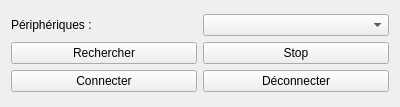
<?xml version="1.0" encoding="UTF-8"?>
<ui version="4.0">
 <class>CommunicationBluetooth</class>
 <widget class="QWidget" name="CommunicationBluetooth">
  <property name="geometry">
   <rect>
    <x>0</x>
    <y>0</y>
    <width>400</width>
    <height>107</height>
   </rect>
  </property>
  <property name="windowTitle">
   <string>Form</string>
  </property>
  <layout class="QGridLayout" name="gridLayout_2">
   <item row="0" column="0">
    <layout class="QGridLayout" name="gridLayout">
     <item row="1" column="0">
      <widget class="QPushButton" name="pushButton">
       <property name="text">
        <string>Rechercher</string>
       </property>
      </widget>
     </item>
     <item row="0" column="1">
      <widget class="QComboBox" name="comboBox"/>
     </item>
     <item row="0" column="0">
      <widget class="QLabel" name="label">
       <property name="text">
        <string>Périphériques :</string>
       </property>
      </widget>
     </item>
     <item row="2" column="0">
      <widget class="QPushButton" name="pushButton_2">
       <property name="text">
        <string>Connecter</string>
       </property>
      </widget>
     </item>
     <item row="2" column="1">
      <widget class="QPushButton" name="pushButton_3">
       <property name="text">
        <string>Déconnecter</string>
       </property>
      </widget>
     </item>
     <item row="1" column="1">
      <widget class="QPushButton" name="pushButton_4">
       <property name="text">
        <string>Stop</string>
       </property>
      </widget>
     </item>
    </layout>
   </item>
  </layout>
 </widget>
 <resources/>
 <connections/>
</ui>
